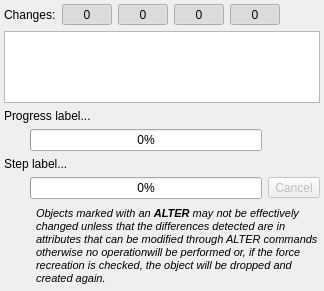
        <widget class="QWidget" name="tab_2">
         <attribute name="title">
          <string>Output</string>
         </attribute>
         <layout class="QGridLayout" name="gridLayout_9">
          <property name="leftMargin">
           <number>4</number>
          </property>
          <property name="topMargin">
           <number>4</number>
          </property>
          <property name="rightMargin">
           <number>4</number>
          </property>
          <property name="bottomMargin">
           <number>4</number>
          </property>
          <item row="1" column="0" colspan="4">
           <widget class="QTreeWidget" name="output_trw">
            <property name="sizePolicy">
             <sizepolicy hsizetype="Expanding" vsizetype="Expanding">
              <horstretch>0</horstretch>
              <verstretch>0</verstretch>
             </sizepolicy>
            </property>
            <property name="horizontalScrollBarPolicy">
             <enum>Qt::ScrollBarAsNeeded</enum>
            </property>
            <property name="sizeAdjustPolicy">
             <enum>QAbstractScrollArea::AdjustToContents</enum>
            </property>
            <property name="editTriggers">
             <set>QAbstractItemView::NoEditTriggers</set>
            </property>
            <property name="alternatingRowColors">
             <bool>true</bool>
            </property>
            <property name="selectionMode">
             <enum>QAbstractItemView::SingleSelection</enum>
            </property>
            <property name="iconSize">
             <size>
              <width>18</width>
              <height>18</height>
             </size>
            </property>
            <property name="indentation">
             <number>20</number>
            </property>
            <property name="uniformRowHeights">
             <bool>false</bool>
            </property>
            <property name="wordWrap">
             <bool>false</bool>
            </property>
            <attribute name="headerVisible">
             <bool>false</bool>
            </attribute>
            <attribute name="headerCascadingSectionResizes">
             <bool>true</bool>
            </attribute>
            <attribute name="headerDefaultSectionSize">
             <number>100</number>
            </attribute>
            <attribute name="headerStretchLastSection">
             <bool>true</bool>
            </attribute>
            <column>
             <property name="text">
              <string/>
             </property>
            </column>
           </widget>
          </item>
          <item row="0" column="0">
           <widget class="QLabel" name="label_6">
            <property name="sizePolicy">
             <sizepolicy hsizetype="Fixed" vsizetype="Preferred">
              <horstretch>0</horstretch>
              <verstretch>0</verstretch>
             </sizepolicy>
            </property>
            <property name="text">
             <string>Changes:</string>
            </property>
           </widget>
          </item>
          <item row="2" column="0" colspan="4">
           <widget class="QWidget" name="progress_parent_wgt" native="true">
            <property name="sizePolicy">
             <sizepolicy hsizetype="Preferred" vsizetype="Preferred">
              <horstretch>0</horstretch>
              <verstretch>0</verstretch>
             </sizepolicy>
            </property>
            <property name="minimumSize">
             <size>
              <width>0</width>
              <height>0</height>
             </size>
            </property>
            <layout class="QGridLayout" name="gridLayout_3">
             <property name="leftMargin">
              <number>0</number>
             </property>
             <property name="topMargin">
              <number>0</number>
             </property>
             <property name="rightMargin">
              <number>0</number>
             </property>
             <property name="bottomMargin">
              <number>0</number>
             </property>
             <item row="3" column="0">
              <widget class="QLabel" name="step_ico_lbl">
               <property name="sizePolicy">
                <sizepolicy hsizetype="Fixed" vsizetype="Fixed">
                 <horstretch>0</horstretch>
                 <verstretch>0</verstretch>
                </sizepolicy>
               </property>
               <property name="minimumSize">
                <size>
                 <width>20</width>
                 <height>20</height>
                </size>
               </property>
               <property name="maximumSize">
                <size>
                 <width>20</width>
                 <height>20</height>
                </size>
               </property>
               <property name="text">
                <string/>
               </property>
               <property name="scaledContents">
                <bool>true</bool>
               </property>
              </widget>
             </item>
             <item row="3" column="2">
              <widget class="QToolButton" name="cancel_btn">
               <property name="enabled">
                <bool>false</bool>
               </property>
               <property name="text">
                <string>Cancel</string>
               </property>
               <property name="icon">
                <iconset resource="../res/resources.qrc">
                 <normaloff>:/icones/icones/msgbox_erro.png</normaloff>:/icones/icones/msgbox_erro.png</iconset>
               </property>
               <property name="iconSize">
                <size>
                 <width>20</width>
                 <height>20</height>
                </size>
               </property>
               <property name="toolButtonStyle">
                <enum>Qt::ToolButtonTextBesideIcon</enum>
               </property>
              </widget>
             </item>
             <item row="3" column="1">
              <widget class="QProgressBar" name="step_pb">
               <property name="value">
                <number>0</number>
               </property>
              </widget>
             </item>
             <item row="1" column="1">
              <widget class="QProgressBar" name="progress_pb">
               <property name="value">
                <number>0</number>
               </property>
              </widget>
             </item>
             <item row="1" column="0">
              <widget class="QLabel" name="progress_ico_lbl">
               <property name="sizePolicy">
                <sizepolicy hsizetype="Fixed" vsizetype="Fixed">
                 <horstretch>0</horstretch>
                 <verstretch>0</verstretch>
                </sizepolicy>
               </property>
               <property name="minimumSize">
                <size>
                 <width>20</width>
                 <height>20</height>
                </size>
               </property>
               <property name="maximumSize">
                <size>
                 <width>20</width>
                 <height>20</height>
                </size>
               </property>
               <property name="text">
                <string/>
               </property>
               <property name="scaledContents">
                <bool>true</bool>
               </property>
              </widget>
             </item>
             <item row="0" column="0" colspan="3">
              <widget class="QLabel" name="progress_lbl">
               <property name="sizePolicy">
                <sizepolicy hsizetype="Preferred" vsizetype="Fixed">
                 <horstretch>0</horstretch>
                 <verstretch>0</verstretch>
                </sizepolicy>
               </property>
               <property name="text">
                <string>Progress label...</string>
               </property>
              </widget>
             </item>
             <item row="2" column="0" colspan="3">
              <widget class="QLabel" name="step_lbl">
               <property name="sizePolicy">
                <sizepolicy hsizetype="Preferred" vsizetype="Fixed">
                 <horstretch>0</horstretch>
                 <verstretch>0</verstretch>
                </sizepolicy>
               </property>
               <property name="text">
                <string>Step label...</string>
               </property>
              </widget>
             </item>
            </layout>
           </widget>
          </item>
          <item row="3" column="0" colspan="4">
           <widget class="QFrame" name="alert_frm">
            <property name="sizePolicy">
             <sizepolicy hsizetype="Preferred" vsizetype="Fixed">
              <horstretch>0</horstretch>
              <verstretch>0</verstretch>
             </sizepolicy>
            </property>
            <property name="minimumSize">
             <size>
              <width>0</width>
              <height>48</height>
             </size>
            </property>
            <property name="frameShape">
             <enum>QFrame::NoFrame</enum>
            </property>
            <property name="frameShadow">
             <enum>QFrame::Raised</enum>
            </property>
            <layout class="QGridLayout" name="gridLayout_4">
             <property name="leftMargin">
              <number>2</number>
             </property>
             <property name="topMargin">
              <number>2</number>
             </property>
             <property name="rightMargin">
              <number>2</number>
             </property>
             <property name="bottomMargin">
              <number>2</number>
             </property>
             <item row="0" column="0">
              <widget class="QLabel" name="label_3">
               <property name="minimumSize">
                <size>
                 <width>24</width>
                 <height>24</height>
                </size>
               </property>
               <property name="maximumSize">
                <size>
                 <width>24</width>
                 <height>24</height>
                </size>
               </property>
               <property name="text">
                <string/>
               </property>
               <property name="textFormat">
                <enum>Qt::AutoText</enum>
               </property>
               <property name="pixmap">
                <pixmap resource="../res/resources.qrc">:/icones/icones/msgbox_alerta.png</pixmap>
               </property>
               <property name="scaledContents">
                <bool>true</bool>
               </property>
              </widget>
             </item>
             <item row="0" column="1">
              <widget class="QLabel" name="label_4">
               <property name="font">
                <font>
                 <pointsize>8</pointsize>
                 <weight>50</weight>
                 <italic>true</italic>
                 <bold>false</bold>
                 <underline>false</underline>
                 <strikeout>false</strikeout>
                 <kerning>true</kerning>
                </font>
               </property>
               <property name="text">
                <string>&lt;html&gt;&lt;head/&gt;&lt;body&gt;&lt;p&gt;Objects marked with an &lt;span style=&quot; font-weight:600;&quot;&gt;ALTER&lt;/span&gt; may not be effectively changed unless that the differences detected are in attributes that can be modified through ALTER commands otherwise no operationwill be performed or, if the force recreation is checked, the object will be dropped and created again.&lt;/p&gt;&lt;/body&gt;&lt;/html&gt;</string>
               </property>
               <property name="wordWrap">
                <bool>true</bool>
               </property>
              </widget>
             </item>
            </layout>
           </widget>
          </item>
          <item row="0" column="1" colspan="3">
           <widget class="QWidget" name="buttons_wgt" native="true">
            <property name="sizePolicy">
             <sizepolicy hsizetype="Expanding" vsizetype="Preferred">
              <horstretch>0</horstretch>
              <verstretch>0</verstretch>
             </sizepolicy>
            </property>
            <property name="minimumSize">
             <size>
              <width>0</width>
              <height>0</height>
             </size>
            </property>
            <layout class="QHBoxLayout" name="horizontalLayout_19">
             <property name="leftMargin">
              <number>0</number>
             </property>
             <property name="topMargin">
              <number>0</number>
             </property>
             <property name="rightMargin">
              <number>0</number>
             </property>
             <property name="bottomMargin">
              <number>0</number>
             </property>
             <item>
              <widget class="QToolButton" name="create_tb">
               <property name="sizePolicy">
                <sizepolicy hsizetype="Preferred" vsizetype="Fixed">
                 <horstretch>0</horstretch>
                 <verstretch>0</verstretch>
                </sizepolicy>
               </property>
               <property name="minimumSize">
                <size>
                 <width>50</width>
                 <height>0</height>
                </size>
               </property>
               <property name="toolTip">
                <string>Objects to be created</string>
               </property>
               <property name="text">
                <string>0</string>
               </property>
               <property name="icon">
                <iconset resource="../res/resources.qrc">
                 <normaloff>:/icones/icones/criado.png</normaloff>:/icones/icones/criado.png</iconset>
               </property>
               <property name="iconSize">
                <size>
                 <width>22</width>
                 <height>22</height>
                </size>
               </property>
               <property name="checkable">
                <bool>true</bool>
               </property>
               <property name="checked">
                <bool>true</bool>
               </property>
               <property name="toolButtonStyle">
                <enum>Qt::ToolButtonTextBesideIcon</enum>
               </property>
              </widget>
             </item>
             <item>
              <widget class="QToolButton" name="drop_tb">
               <property name="sizePolicy">
                <sizepolicy hsizetype="Preferred" vsizetype="Fixed">
                 <horstretch>0</horstretch>
                 <verstretch>0</verstretch>
                </sizepolicy>
               </property>
               <property name="minimumSize">
                <size>
                 <width>50</width>
                 <height>0</height>
                </size>
               </property>
               <property name="toolTip">
                <string>Objects to be dropped</string>
               </property>
               <property name="text">
                <string>0</string>
               </property>
               <property name="icon">
                <iconset resource="../res/resources.qrc">
                 <normaloff>:/icones/icones/removido.png</normaloff>:/icones/icones/removido.png</iconset>
               </property>
               <property name="iconSize">
                <size>
                 <width>22</width>
                 <height>22</height>
                </size>
               </property>
               <property name="checkable">
                <bool>true</bool>
               </property>
               <property name="checked">
                <bool>true</bool>
               </property>
               <property name="toolButtonStyle">
                <enum>Qt::ToolButtonTextBesideIcon</enum>
               </property>
              </widget>
             </item>
             <item>
              <widget class="QToolButton" name="alter_tb">
               <property name="sizePolicy">
                <sizepolicy hsizetype="Preferred" vsizetype="Fixed">
                 <horstretch>0</horstretch>
                 <verstretch>0</verstretch>
                </sizepolicy>
               </property>
               <property name="minimumSize">
                <size>
                 <width>50</width>
                 <height>0</height>
                </size>
               </property>
               <property name="toolTip">
                <string>Possible objects to be changed</string>
               </property>
               <property name="text">
                <string>0</string>
               </property>
               <property name="icon">
                <iconset resource="../res/resources.qrc">
                 <normaloff>:/icones/icones/modificado.png</normaloff>:/icones/icones/modificado.png</iconset>
               </property>
               <property name="iconSize">
                <size>
                 <width>22</width>
                 <height>22</height>
                </size>
               </property>
               <property name="checkable">
                <bool>true</bool>
               </property>
               <property name="checked">
                <bool>true</bool>
               </property>
               <property name="toolButtonStyle">
                <enum>Qt::ToolButtonTextBesideIcon</enum>
               </property>
              </widget>
             </item>
             <item>
              <widget class="QToolButton" name="ignore_tb">
               <property name="sizePolicy">
                <sizepolicy hsizetype="Preferred" vsizetype="Fixed">
                 <horstretch>0</horstretch>
                 <verstretch>0</verstretch>
                </sizepolicy>
               </property>
               <property name="minimumSize">
                <size>
                 <width>50</width>
                 <height>0</height>
                </size>
               </property>
               <property name="toolTip">
                <string>Ignored objects (system ones or with sql disabled)</string>
               </property>
               <property name="text">
                <string>0</string>
               </property>
               <property name="icon">
                <iconset resource="../res/resources.qrc">
                 <normaloff>:/icones/icones/ignore.png</normaloff>:/icones/icones/ignore.png</iconset>
               </property>
               <property name="iconSize">
                <size>
                 <width>22</width>
                 <height>22</height>
                </size>
               </property>
               <property name="checkable">
                <bool>true</bool>
               </property>
               <property name="checked">
                <bool>true</bool>
               </property>
               <property name="toolButtonStyle">
                <enum>Qt::ToolButtonTextBesideIcon</enum>
               </property>
              </widget>
             </item>
             <item>
              <spacer name="horizontalSpacer">
               <property name="orientation">
                <enum>Qt::Horizontal</enum>
               </property>
               <property name="sizeHint" stdset="0">
                <size>
                 <width>40</width>
                 <height>20</height>
                </size>
               </property>
              </spacer>
             </item>
            </layout>
           </widget>
          </item>
         </layout>
        </widget>
